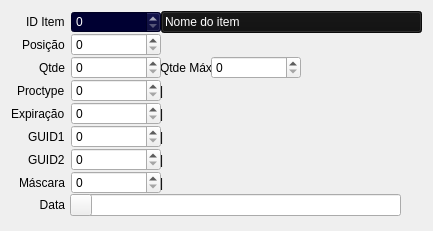
     <widget class="QWidget" name="formLayoutWidget_3">
      <property name="geometry">
       <rect>
        <x>350</x>
        <y>10</y>
        <width>419</width>
        <height>231</height>
       </rect>
      </property>
      <layout class="QFormLayout" name="formLayout_3">
       <property name="labelAlignment">
        <set>Qt::AlignRight|Qt::AlignTrailing|Qt::AlignVCenter</set>
       </property>
       <property name="horizontalSpacing">
        <number>6</number>
       </property>
       <property name="verticalSpacing">
        <number>0</number>
       </property>
       <property name="bottomMargin">
        <number>0</number>
       </property>
       <item row="0" column="0">
        <widget class="QLabel" name="label_57">
         <property name="text">
          <string>ID Item</string>
         </property>
        </widget>
       </item>
       <item row="1" column="0">
        <widget class="QLabel" name="label_58">
         <property name="text">
          <string>Posição</string>
         </property>
        </widget>
       </item>
       <item row="1" column="1">
        <widget class="QDoubleSpinBox" name="txt_pos">
         <property name="minimumSize">
          <size>
           <width>90</width>
           <height>0</height>
          </size>
         </property>
         <property name="maximumSize">
          <size>
           <width>90</width>
           <height>16777215</height>
          </size>
         </property>
         <property name="decimals">
          <number>0</number>
         </property>
         <property name="maximum">
          <double>999999999999.000000000000000</double>
         </property>
        </widget>
       </item>
       <item row="2" column="0">
        <widget class="QLabel" name="label_94">
         <property name="text">
          <string>Qtde</string>
         </property>
        </widget>
       </item>
       <item row="2" column="1">
        <layout class="QFormLayout" name="formLayout_4">
         <item row="0" column="1">
          <layout class="QFormLayout" name="formLayout_9">
           <item row="0" column="0">
            <widget class="QLabel" name="label_95">
             <property name="text">
              <string>Qtde Máx</string>
             </property>
            </widget>
           </item>
           <item row="0" column="1">
            <widget class="QDoubleSpinBox" name="txt_maxcount">
             <property name="minimumSize">
              <size>
               <width>90</width>
               <height>0</height>
              </size>
             </property>
             <property name="maximumSize">
              <size>
               <width>90</width>
               <height>16777215</height>
              </size>
             </property>
             <property name="decimals">
              <number>0</number>
             </property>
             <property name="maximum">
              <double>999999999999.000000000000000</double>
             </property>
            </widget>
           </item>
          </layout>
         </item>
         <item row="0" column="0">
          <widget class="QDoubleSpinBox" name="txt_count">
           <property name="minimumSize">
            <size>
             <width>90</width>
             <height>0</height>
            </size>
           </property>
           <property name="maximumSize">
            <size>
             <width>90</width>
             <height>16777215</height>
            </size>
           </property>
           <property name="decimals">
            <number>0</number>
           </property>
           <property name="maximum">
            <double>999999999999.000000000000000</double>
           </property>
          </widget>
         </item>
        </layout>
       </item>
       <item row="3" column="0">
        <widget class="QLabel" name="label_96">
         <property name="text">
          <string>Proctype</string>
         </property>
        </widget>
       </item>
       <item row="3" column="1">
        <layout class="QFormLayout" name="formLayout_10">
         <item row="0" column="1">
          <widget class="QLabel" name="label_97">
           <property name="text">
            <string>|</string>
           </property>
          </widget>
         </item>
         <item row="0" column="0">
          <widget class="QDoubleSpinBox" name="txt_proctype">
           <property name="minimumSize">
            <size>
             <width>90</width>
             <height>0</height>
            </size>
           </property>
           <property name="maximumSize">
            <size>
             <width>90</width>
             <height>16777215</height>
            </size>
           </property>
           <property name="decimals">
            <number>0</number>
           </property>
           <property name="maximum">
            <double>999999999999.000000000000000</double>
           </property>
          </widget>
         </item>
        </layout>
       </item>
       <item row="4" column="0">
        <widget class="QLabel" name="label_98">
         <property name="text">
          <string>Expiração</string>
         </property>
        </widget>
       </item>
       <item row="4" column="1">
        <layout class="QFormLayout" name="formLayout_11">
         <item row="0" column="1">
          <widget class="QLabel" name="label_100">
           <property name="text">
            <string>|</string>
           </property>
          </widget>
         </item>
         <item row="0" column="0">
          <widget class="QDoubleSpinBox" name="txt_expiredata">
           <property name="minimumSize">
            <size>
             <width>90</width>
             <height>0</height>
            </size>
           </property>
           <property name="maximumSize">
            <size>
             <width>90</width>
             <height>16777215</height>
            </size>
           </property>
           <property name="decimals">
            <number>0</number>
           </property>
           <property name="maximum">
            <double>999999999999.000000000000000</double>
           </property>
          </widget>
         </item>
        </layout>
       </item>
       <item row="5" column="0">
        <widget class="QLabel" name="label_101">
         <property name="text">
          <string>GUID1</string>
         </property>
        </widget>
       </item>
       <item row="5" column="1">
        <layout class="QFormLayout" name="formLayout_12">
         <item row="0" column="1">
          <widget class="QLabel" name="label_104">
           <property name="text">
            <string>|</string>
           </property>
          </widget>
         </item>
         <item row="0" column="0">
          <widget class="QDoubleSpinBox" name="txt_guid1">
           <property name="minimumSize">
            <size>
             <width>90</width>
             <height>0</height>
            </size>
           </property>
           <property name="maximumSize">
            <size>
             <width>90</width>
             <height>16777215</height>
            </size>
           </property>
           <property name="decimals">
            <number>0</number>
           </property>
           <property name="maximum">
            <double>999999999999.000000000000000</double>
           </property>
          </widget>
         </item>
        </layout>
       </item>
       <item row="6" column="0">
        <widget class="QLabel" name="label_102">
         <property name="text">
          <string>GUID2</string>
         </property>
        </widget>
       </item>
       <item row="6" column="1">
        <layout class="QFormLayout" name="formLayout_13">
         <item row="0" column="1">
          <widget class="QLabel" name="label_105">
           <property name="text">
            <string>|</string>
           </property>
          </widget>
         </item>
         <item row="0" column="0">
          <widget class="QDoubleSpinBox" name="txt_guid2">
           <property name="minimumSize">
            <size>
             <width>90</width>
             <height>0</height>
            </size>
           </property>
           <property name="maximumSize">
            <size>
             <width>90</width>
             <height>16777215</height>
            </size>
           </property>
           <property name="decimals">
            <number>0</number>
           </property>
           <property name="maximum">
            <double>999999999999.000000000000000</double>
           </property>
          </widget>
         </item>
        </layout>
       </item>
       <item row="7" column="0">
        <widget class="QLabel" name="label_103">
         <property name="text">
          <string>Máscara</string>
         </property>
        </widget>
       </item>
       <item row="7" column="1">
        <layout class="QFormLayout" name="formLayout_14">
         <item row="0" column="1">
          <widget class="QLabel" name="label_106">
           <property name="text">
            <string>|</string>
           </property>
          </widget>
         </item>
         <item row="0" column="0">
          <widget class="QDoubleSpinBox" name="txt_mask">
           <property name="minimumSize">
            <size>
             <width>90</width>
             <height>0</height>
            </size>
           </property>
           <property name="maximumSize">
            <size>
             <width>90</width>
             <height>16777215</height>
            </size>
           </property>
           <property name="decimals">
            <number>0</number>
           </property>
           <property name="maximum">
            <double>999999999999.000000000000000</double>
           </property>
          </widget>
         </item>
        </layout>
       </item>
       <item row="8" column="0">
        <widget class="QLabel" name="label_107">
         <property name="text">
          <string>Data</string>
         </property>
         <property name="alignment">
          <set>Qt::AlignRight|Qt::AlignTrailing|Qt::AlignVCenter</set>
         </property>
        </widget>
       </item>
       <item row="8" column="1">
        <layout class="QFormLayout" name="formLayout_15">
         <property name="rowWrapPolicy">
          <enum>QFormLayout::DontWrapRows</enum>
         </property>
         <property name="formAlignment">
          <set>Qt::AlignLeading|Qt::AlignLeft|Qt::AlignTop</set>
         </property>
         <item row="0" column="0">
          <widget class="QLineEdit" name="txt_data">
           <property name="minimumSize">
            <size>
             <width>330</width>
             <height>0</height>
            </size>
           </property>
          </widget>
         </item>
         <item row="0" column="1">
          <widget class="QPushButton" name="pushButton">
           <property name="sizePolicy">
            <sizepolicy hsizetype="Minimum" vsizetype="Fixed">
             <horstretch>0</horstretch>
             <verstretch>0</verstretch>
            </sizepolicy>
           </property>
           <property name="minimumSize">
            <size>
             <width>22</width>
             <height>22</height>
            </size>
           </property>
           <property name="maximumSize">
            <size>
             <width>22</width>
             <height>22</height>
            </size>
           </property>
           <property name="text">
            <string/>
           </property>
           <property name="icon">
            <iconset resource="icons.qrc">
             <normaloff>:/iconpack/software_graphics_media/pencil.ico</normaloff>:/iconpack/software_graphics_media/pencil.ico</iconset>
           </property>
          </widget>
         </item>
        </layout>
       </item>
       <item row="0" column="1">
        <layout class="QHBoxLayout" name="horizontalLayout_23">
         <property name="spacing">
          <number>0</number>
         </property>
         <property name="topMargin">
          <number>0</number>
         </property>
         <item>
          <layout class="QFormLayout" name="formLayout_16">
           <property name="sizeConstraint">
            <enum>QLayout::SetDefaultConstraint</enum>
           </property>
           <property name="rowWrapPolicy">
            <enum>QFormLayout::DontWrapRows</enum>
           </property>
           <property name="labelAlignment">
            <set>Qt::AlignLeading|Qt::AlignLeft|Qt::AlignVCenter</set>
           </property>
           <property name="formAlignment">
            <set>Qt::AlignBottom|Qt::AlignLeading|Qt::AlignLeft</set>
           </property>
           <property name="horizontalSpacing">
            <number>0</number>
           </property>
           <property name="verticalSpacing">
            <number>0</number>
           </property>
           <property name="topMargin">
            <number>0</number>
           </property>
           <item row="0" column="0">
            <widget class="QDoubleSpinBox" name="txt_id">
             <property name="minimumSize">
              <size>
               <width>90</width>
               <height>0</height>
              </size>
             </property>
             <property name="maximumSize">
              <size>
               <width>90</width>
               <height>16777215</height>
              </size>
             </property>
             <property name="styleSheet">
              <string notr="true">background-color: rgb(0, 0, 50);
color: rgb(255, 255, 255);</string>
             </property>
             <property name="decimals">
              <number>0</number>
             </property>
             <property name="maximum">
              <double>999999999999.000000000000000</double>
             </property>
            </widget>
           </item>
           <item row="0" column="1">
            <widget class="QPushButton" name="pushButton_7">
             <property name="styleSheet">
              <string notr="true">text-align: left;
padding: 3px;
background-color: rgb(16, 16, 16);
color: rgb(255, 255, 255);</string>
             </property>
             <property name="text">
              <string>Nome do item</string>
             </property>
             <property name="icon">
              <iconset resource="icons.qrc">
               <normaloff>:/Icons/0.gif</normaloff>:/Icons/0.gif</iconset>
             </property>
             <property name="flat">
              <bool>false</bool>
             </property>
            </widget>
           </item>
          </layout>
         </item>
        </layout>
       </item>
      </layout>
     </widget>
